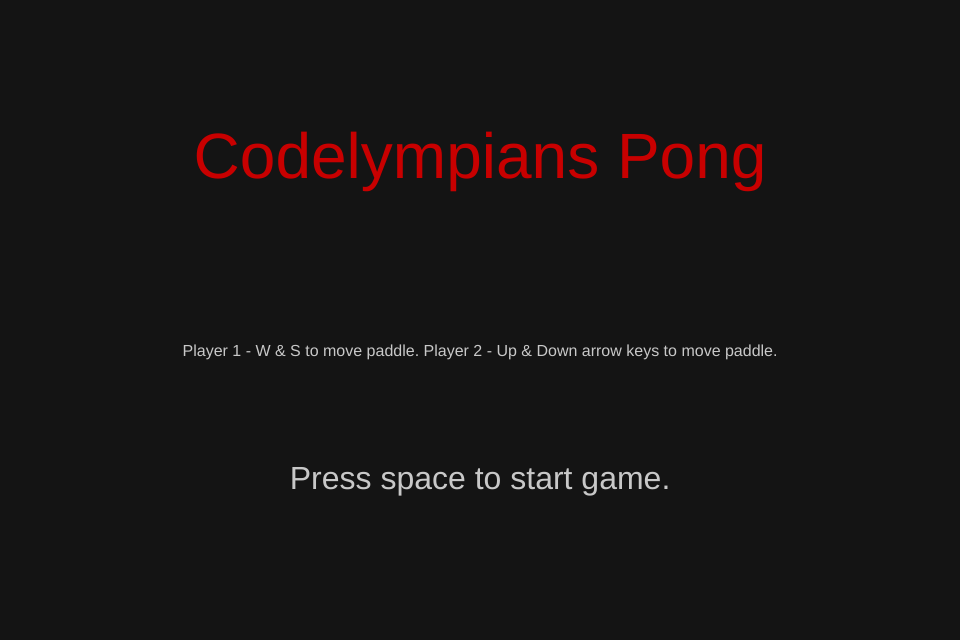
Frame 1 (no input)
Frame 60 (no input): identical to frame 1, image omitted
Frame 120 (the mouse pressed at the canvas centre since frame 60): identical to frame 1, image omitted

The p5.js sketch that drew this single still picture (run headless with seeded random() and noise() and a simulated clock; from frame 60 on, the mouse is pressed at the canvas centre):

// p5.js sketch
// ── sketch.js
var screenX = 960 /*windowWidth*/
var screenY = 640 /*windowHeight*/
var ballSpeed = rawBallSpeed * (Math.floor(Math.random() + 0.5) - 0.5) * 2 // Calculate ±rawBallSpeed
var gameStatus = 0

var keyCodeW = 87
var keyCodeS = 83
var keyCodeSpace = 32

var wKeyPressed = false
var sKeyPressed = false
var upKeyPressed = false
var downKeyPressed = false

var sessionScoreLeft = 0
var sessionScoreRight = 0

var AIMovingUp = false
var AIMovingDown = false

var ball = function (x, y) {

    this.setup = function () {

        this.xSpeed = ballSpeed
        this.ySpeed = ballSpeed
        this.x = x
        this.y = y

        this.width = ballRadius * 2
        this.height = ballRadius * 2

    }

    this.update = function () {

        this.x += this.xSpeed
        this.y += this.ySpeed
        noStroke()
        fill(ballColor[0], ballColor[1], ballColor[2])
        ellipse(this.x, this.y, this.width, this.height)

        this.previousXSpeed = this.xSpeed
        this.previousYSpeed = this.ySpeed

        // Top wall collision
        if ((this.y >= screenY - ballRadius) && (this.ySpeed > 0)) {
            this.ySpeed = -this.ySpeed
            BBHitWall(0, this.previousXSpeed, this.previousYSpeed, this.x)
        }

        // Bottom wall collision
        if ((this.y <= ballRadius) && (this.ySpeed < 0)) {
            this.ySpeed = -this.ySpeed
            BBHitWall(1, this.previousXSpeed, this.previousYSpeed, this.x)
        }

        // Right wall collision
        if ((this.x >= screenX - ballRadius) && (this.xSpeed > 0)) {
            //this.xSpeed = -this.xSpeed
            gameStatus = 2
            sessionScoreLeft += 1
        }

        // Left wall collision
        if ((this.x <= ballRadius) && (this.xSpeed < 0)) {
            //this.xSpeed = -this.xSpeed
            gameStatus = 2
            sessionScoreRight += 1
        }

    }

}

var paddle = function (x, y, useArrowKeys) {
    this.setup = function () {
        this.x = x
        this.y = y

        this.width = 15
        this.height = paddleHeight

        this.useArrowKeys = useArrowKeys
    }

    this.update = function () {
        fill(paddleColor[0], paddleColor[1], paddleColor[2])
        rect(this.x, this.y, this.width, this.height)

        if (this.useArrowKeys) {

            if (AIEnabled) {

                if (AIMovingUp) {

                    if (this.y <= screenY - this.height) {
                        this.y += paddleSpeed
                    }
                    
                    if (Math.random() > 0.5) {
                        AIMovingUp = false
                    }

                }

                if (AIMovingDown) {

                    if (this.y >= 0) {
                        this.y -= paddleSpeed
                    }

                    if (Math.random() > 0.6) {
                        AIMovingDown = false
                    }

                }

            } else {

                if (upKeyPressed && this.y >= 0) {
                    this.y -= paddleSpeed
                } else if (downKeyPressed && this.y <= screenY - this.height) {
                    this.y += paddleSpeed
                }

            }

        } else {


            if (wKeyPressed && this.y >= 0) {
                this.y -= paddleSpeed
            } else if (sKeyPressed && this.y <= screenY - this.height) {
                this.y += paddleSpeed
            }

        }

    }

    this.testForCollision = function (ballX, ballY, ballWidth, ballHeight, ballSpeedX, ballSpeedY) {

        // Test if ball's x overlaps with paddle's x
        if ((ballX + ballRadius >= this.x) && (ballX - ballRadius <= this.x + this.width)) {

            // Test ball's y in relation with paddle's y
            if ((ballY >= this.y) && (ballY <= this.y + this.height)) {
                // Within range

                // Test paddle orientation and collision orientation
                if (this.useArrowKeys) {
                    if (ballSpeedX > 0) {
                        return [-ballSpeedX, ballSpeedY, true, 0, 1]
                    }
                } else {
                    if (ballSpeedX < 0) {
                        return [-ballSpeedX, ballSpeedY, true, 0, 0]
                    }
                }

            } else if ((ballY >= this.y) && (ballY - ballHeight * 0.75 <= this.y + this.height)) {
                // Slightly below

                // Test paddle orientation and collision orientation
                if (ballSpeedY < 0) {
                    return [ballSpeedX, -ballSpeedY, true, 1, 0]
                } else {

                    if (this.useArrowKeys) {
                        if (ballSpeedX > 0) {
                            return [-ballSpeedX, ballSpeedY, true, 0, 1]
                        }
                    } else {
                        if (ballSpeedX < 0) {
                            return [-ballSpeedX, ballSpeedY, true, 0, 0]
                        }
                    }

                }

            } else if ((ballY + ballHeight * 0.75 >= this.y) && (ballY <= this.y + this.height)) {
                // Slightly above

                // Test paddle orientation and collision orientation
                if (ballSpeedY > 0) {
                    return [ballSpeedX, -ballSpeedY, 1, 1]
                } else {

                    if (this.useArrowKeys) {
                        if (ballSpeedX > 0) {
                            return [-ballSpeedX, ballSpeedY, 0, 1]
                        }
                    } else {
                        if (ballSpeedX < 0) {
                            return [-ballSpeedX, ballSpeedY, 0, 0]
                        }
                    }

                }

            }

        }

        return [ballSpeedX, ballSpeedY, false, 0, 0]

    }

}

var theBall = new ball(screenX / 2, screenY * Math.random())
var paddle1 = new paddle(100, screenY / 2 - paddleHeight / 2, false)
var paddle2 = new paddle(screenX - 100, screenY / 2 - paddleHeight / 2, true)

function AIMoveUp() {
    if (!AIMovingDown) {
        AIMovingUp = true
    }
}

function AIMoveDown() {
    if (!AIMovingUp) {
        AIMovingDown = true
    }
}

function keyPressed() {

    if (keyCode == keyCodeW) {
        wKeyPressed = true
    } else if (keyCode == keyCodeS) {
        sKeyPressed = true
    } else if (keyCode == UP_ARROW) {
        upKeyPressed = true
    } else if (keyCode == DOWN_ARROW) {
        downKeyPressed = true
    }

}

function keyReleased(upKey, upKeyCode) {
    if (gameStatus == 0) {
        // Title screen

        if (keyCode == keyCodeSpace) {

            theBall.x = screenX / 2
            theBall.y = screenY * Math.random()

            paddle1.y = screenY / 2 - paddleHeight / 2
            paddle2.y = screenY / 2 - paddleHeight / 2

            gameStatus = 1

            BBStartNewRound()

        }

    } else if (gameStatus == 2) {
        // Game over screen

        if (keyCode == keyCodeSpace) {
            gameStatus = 0
        }
    }

    if (keyCode == keyCodeW) {
        wKeyPressed = false
    } else if (keyCode == keyCodeS) {
        sKeyPressed = false
    } else if (keyCode == UP_ARROW) {
        upKeyPressed = false
    } else if (keyCode == DOWN_ARROW) {
        downKeyPressed = false
    }
}

function setup() {
    createCanvas(screenX, screenY)
    theBall.setup()
    paddle1.setup()
    paddle2.setup()
}


function draw() {

    if (gameStatus == 1) {
        // In gameplay

        background(backgroundColor[0], backgroundColor[1], backgroundColor[2])

        var collisionWithPaddle1 = paddle1.testForCollision(theBall.x, theBall.y, theBall.width, theBall.height, theBall.xSpeed, theBall.ySpeed)
        theBall.xSpeed = collisionWithPaddle1[0]
        theBall.ySpeed = collisionWithPaddle1[1]

        if (collisionWithPaddle1[2]) {

            if (collisionWithPaddle1[3] == 1) {
                BBHitPaddleEdge(collisionWithPaddle1[4], theBall.previousXSpeed, theBall.previousYSpeed, theBall.y)
            } else {
                BBHitPaddleFace(0, theBall.previousXSpeed, theBall.previousYSpeed, theBall.y)
            }

        }

        var collisionWithPaddle2 = paddle2.testForCollision(theBall.x, theBall.y, theBall.width, theBall.height, theBall.xSpeed, theBall.ySpeed)
        theBall.xSpeed = collisionWithPaddle2[0]
        theBall.ySpeed = collisionWithPaddle2[1]

        if (collisionWithPaddle2[2]) {

            if (collisionWithPaddle2[3] == 1) {
                BBHitPaddleEdge(collisionWithPaddle2[4], theBall.previousXSpeed, theBall.previousYSpeed, theBall.y)
            } else {
                BBHitPaddleFace(1, theBall.previousXSpeed, theBall.previousYSpeed, theBall.y)
            }

        } 

        if (AIEnabled) {
            AIUpdate(paddle2.y, paddle1.y, theBall.x, theBall.y, screenX, screenY)
        }

        paddle1.update()
        paddle2.update()

        theBall.update()

        textAlign(CENTER, TOP)
        textSize(screenY / 20)
        fill(scoreColor[0], scoreColor[1], scoreColor[2])
        text(`${sessionScoreLeft} : ${sessionScoreRight}`, screenX / 2, screenY * 0.05)

    } else if (gameStatus == 2) {
        // Game over screen

        background(200, 0, 0)

        textAlign(CENTER, CENTER)

        textSize(screenY / 10)
        fill(20)
        text("Game Over", screenX / 2, screenY * 0.25)

        textSize(screenY / 20)
        fill(0)
        text("Codelympians Pong", screenX / 2, screenY * 0.4)

        textSize(screenY / 15)
        fill(255, 200, 200)
        text(`${sessionScoreLeft} : ${sessionScoreRight}`, screenX / 2, screenY * 0.525)

        textSize(screenY / 20)
        fill(200)
        text("Press space to start a new round.", screenX / 2, screenY * 0.65)

        textSize(screenY / 20)
        fill(100)
        text("Reload the page to reset scores.", screenX / 2, screenY * 0.8)

    } else {
        // Title screen

        background(20)
        textAlign(CENTER, CENTER)

        textSize(screenY / 10)
        fill(200, 0, 0)
        text("Codelympians Pong", screenX / 2, screenY * 0.25)

        textSize(screenY / 40)
        fill(200)
        text("Player 1 - W & S to move paddle. Player 2 - Up & Down arrow keys to move paddle.", screenX / 2, screenY * 0.55)

        textSize(screenY / 20)
        fill(200)
        text("Press space to start game.", screenX / 2, screenY * 0.75)

    }

}

// ── customization.js
///////////////////////Size Customization///////////////////////

// The height of the paddle, in pixels. Default value: 100
var paddleHeight = 100

// The radius of the ball, in pixels. Default value: 20
var ballRadius = 20

//////////////////////Speed Customization///////////////////////

// The y-velocity of the paddle, in pixels per frame. Default value: 10
var paddleSpeed = 10

// The x and y speed of the ball, in pixels per frame. Default value: 8
var rawBallSpeed = 8

//////////////////////Color Customization///////////////////////

// The color of the paddle, in RGB. Default value: [255, 255, 255]
var paddleColor = [255, 255, 255]

// The color of the ball, in RGB. Default value: [200, 0, 0]
var ballColor = [200, 0, 0]

// The color of the background, in RGB. Default value: [200, 200, 200]
var backgroundColor = [200, 200, 200]

// THe color of score display, in RGB. Default value: [255, 100, 100]
var scoreColor = [255, 100, 100]

////////////////////////////////////////////////////////////////
/////////////////////Customize Ball Behavior////////////////////
////////////////////////////////////////////////////////////////

// In this section, feel free to use any variable declared in this file to do creative stuff to the ball.
// Manipulate the respective x and y speeds of the ball with "theBall.xSpeed" and "theBall.ySpeed"

function BBStartNewRound() {
    //ballColor = [200, 0, 0]
}

// wallIndex: 0 for top, 1 for bottom
function BBHitWall(wallIndex, previousXSpeed, previousYSpeed, xPosition) {
    //ballColor = [200, 0, 200]
}

// paddleSide: 0 for left, 1 for right
function BBHitPaddleFace(paddleSide, previousXSpeed, previousYSpeed, yPosition) {
    //ballColor = [0, 200, 200]
}

// edgeSide: 0 for top, 1 for bottom
function BBHitPaddleEdge(edgeSide, previousXSpeed, previousYSpeed, yPosition) {
    //ballColor = [200, 200, 0]
}

////////////////////////////////////////////////////////////////
///////////////////////Customize Enemy AI///////////////////////
////////////////////////////////////////////////////////////////

// In this section, Use the variables and functions listed below in the comments and code 
// to customize enemy AI behavior

// The default value of "AIEnabled" is false, meaning that the player controls the enemy paddle
// instead of the AI controlling it.

var AIEnabled = false

// Set "AIEnabled" to true to disable user control for the enemy paddle and enable its AI
// Write all your AI code in "AIUpdate()"
// Use "AIMoveUp()" and "AIMoveDown()" to move the enemy paddle every update

function AIUpdate(AIPositionY, PlayerPositionY, ballX, ballY, screenWidth, screenHeight) {
    /*
    if (ballX > screenWidth * 0.35) {

        if (ballY > AIPositionY) {
            AIMoveUp()
        } else {
            AIMoveDown()
        }

    }
    */
}

// If your AI broke the game, don't worry, just set "AIEnabled" to false and any AI code 
// won't affect the game anymore. 

////////////////////////////////////////////////////////////////
////////////////////////////Playground//////////////////////////
////////////////////////////////////////////////////////////////

// If you feel pro enough, do anything you want in the space below. We have backups of this project. 
